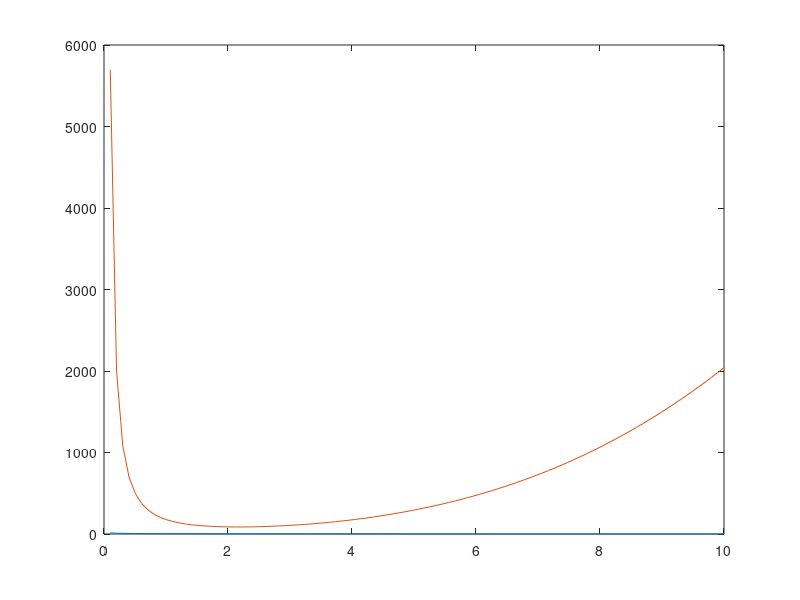

This figure's MATLAB source:
clear,clc,close all

%P3
x = linspace(0,10, 100);
y = (-x.^2 + sqrt(x.^4 + 4.*x.*(0.52.^2 .* 6 + 6.^2 .* 0.52)))./(2.*x);

ax = 2.*x.^3 + 2.*x.*y.^2 + 2.*x.^2.*y;
ay = 2.*y.^3 + 2.*x.^2.*y + 2.*x.*y.^2;

a = sqrt(ax.^2 + ay.^2);

figure
plot(x,y)
hold on
plot(x,a)
